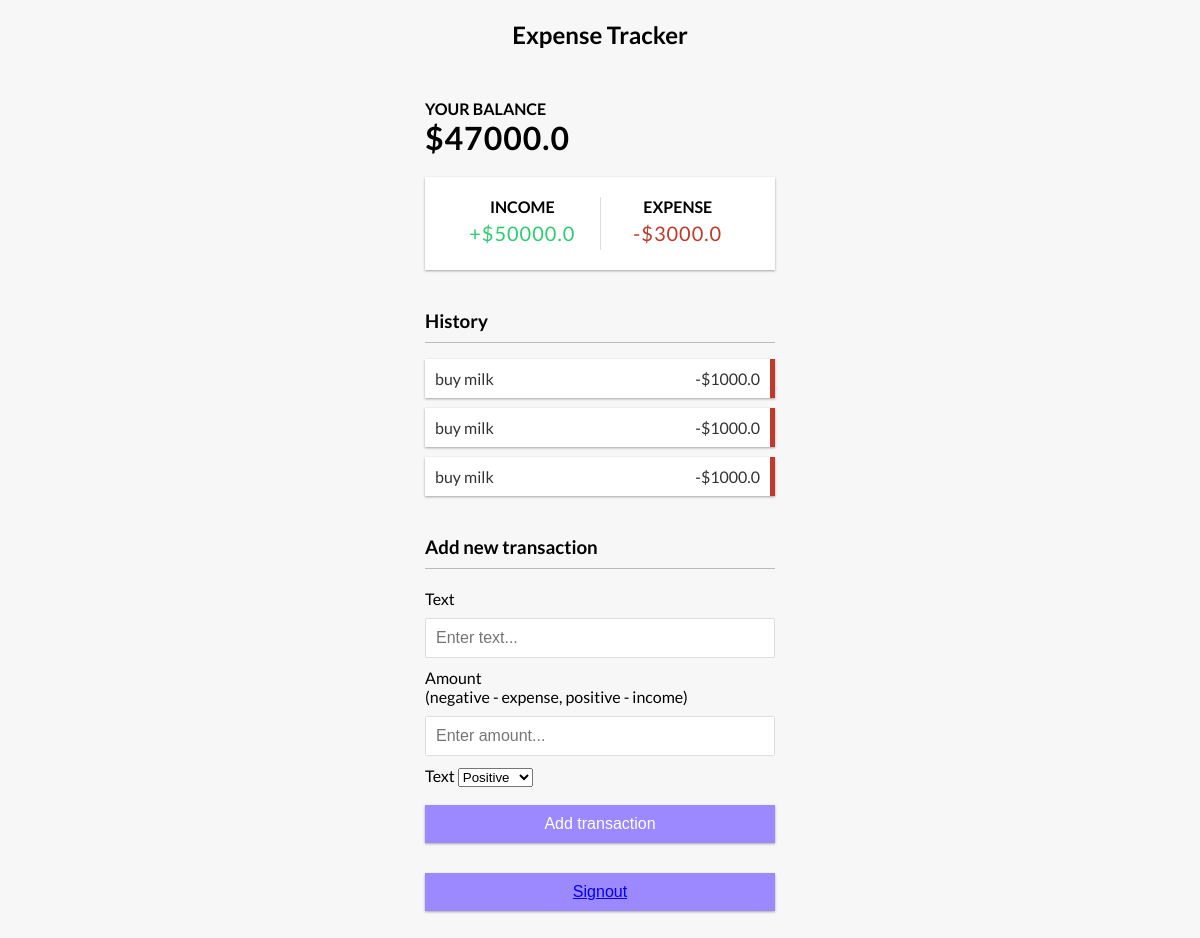
The app's page / (signed in), older data.
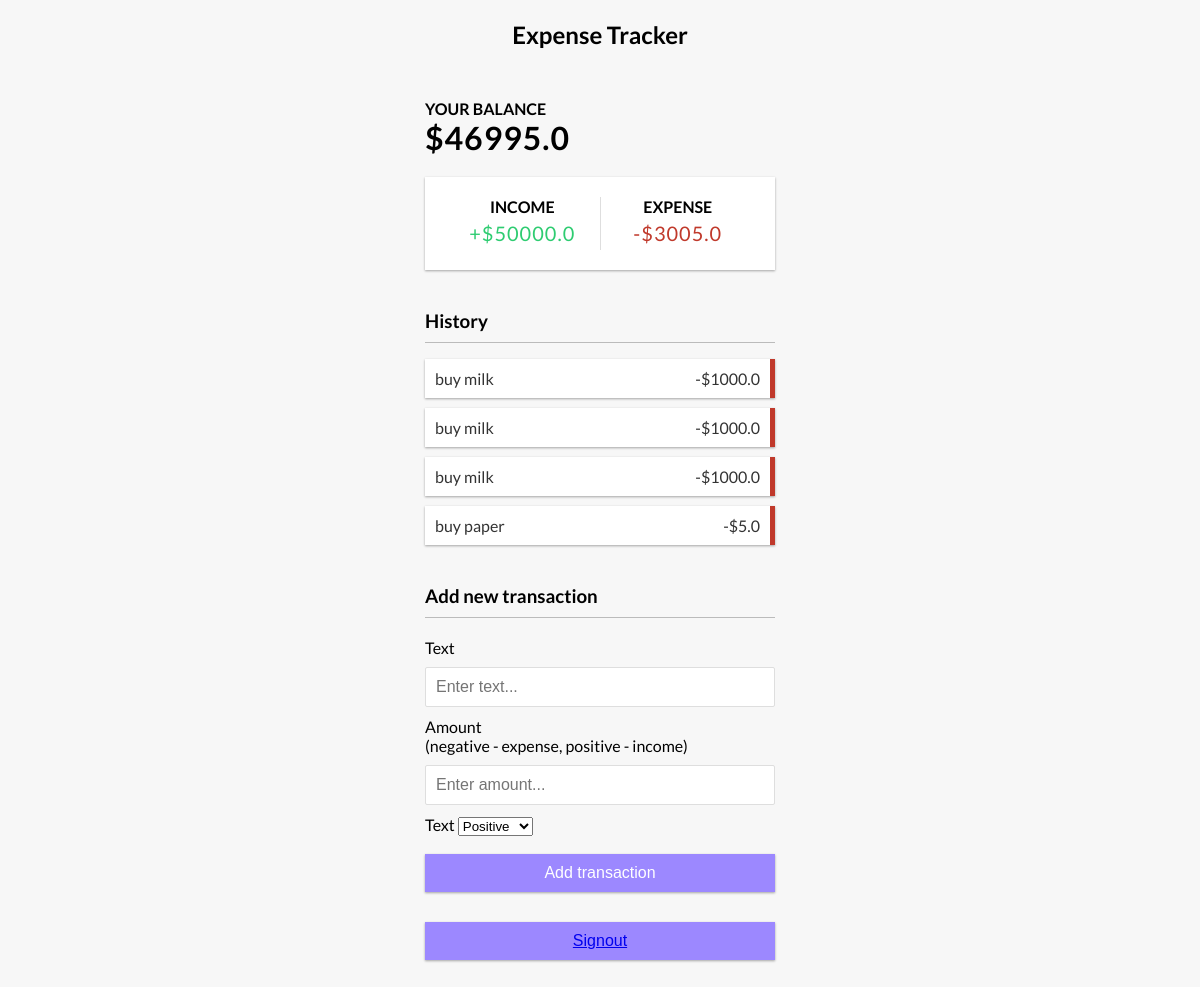
The same page, newer data.
### home/models.py (models this page shows, shortened)
class Profile(models.Model):
    user = models.ForeignKey(User , on_delete=models.CASCADE)
    income = models.FloatField(default=0.0)
    expenses = models.FloatField(default=0.0)
    balance = models.FloatField(default=0)

class Expense(models.Model):
    user = models.ForeignKey(User , on_delete=models.CASCADE)
    name = models.CharField(max_length=100)
    amount = models.FloatField()
    expense_type = models.CharField(max_length=100 , choices=TYPE)

### home/views.py (the view, shortened to what this page needs)
# urls.py: 2. Add a URL to urlpatterns:  path('', views.home, name='home')
def home(request):
    profile = Profile.objects.filter(user = request.user).first()
    expenses = Expense.objects.filter(user = request.user)
    context = {'profile' : profile , 'expenses' : expenses}
    return render(request , 'home.html' , context)

### home/templates/home.html (shortened to what this page needs)
{% extends "base.html" %}
{% block start %}
<h2>Expense Tracker</h2>
<div class="container">
  <h4>Your Balance</h4>
  <h1 id="balance">${{profile.balance}}</h1>
  <div class="inc-exp-container">
    <div>
      <h4>Income</h4>
      <p id="money-plus" class="money plus">+${{profile.income}}</p>
    </div>
    <div>
      <h4>Expense</h4>
      <p id="money-minus" class="money minus">-${{profile.expenses}}</p>
    </div>
  </div>
  <h3>History</h3>
  <ul id="list" class="list">
    {% for expense in expenses%}
    {% if expense.expense_type == 'Positive'%}
    <li class="plus">
      {{expense.name}} <span>+${{expense.amount}}</span>
    </li>
    {% else %}
    <li class="minus">
      {{expense.name}} <span>-${{expense.amount}}</span>
    </li>
    {% endif %}
    {% endfor %}
  </ul>
  <h3>Add new transaction</h3>
  <form id="form" method="POST">
    <div class="form-control">
      <label for="text">Text</label>
      <input type="text" required name="text" id="text" placeholder="Enter text..." />
    </div>
    <div class="form-control">
      <label for="amount"
        >Amount <br />
        (negative - expense, positive - income)</label
      >
      <input type="number" required name="amount" id="amount" placeholder="Enter amount..." />
    </div>
    <div class="form-control">
      <label for="text">Text</label>
      <select name="expense_type" required class="form-control">
        <option value="Positive">Positive</option>
      </select>
    </div>
    <button class="btn" type="submit">Add transaction</button>
  </form>
  <button class="btn btn-lg btn-primary btn-block" type="submit"><a href="/logout">Signout</a></button>
</div>
{% endblock %}

### home/templates/base.html (shortened to what this page needs)
<!DOCTYPE html>
<html lang="en">
  <head>
  </head>
  <body>
    {% block start %}
    {% endblock %}
  </body>
</html>

### home/templates/base.html (style rules this page uses)
:root { --box-shadow: 0 1px 3px rgba(0, 0, 0, 0.12), 0 1px 2px rgba(0, 0, 0, 0.24); }
* { box-sizing: border-box; }
body { background-color: #f7f7f7; display: flex; flex-direction: column; align-items: center; justify-content: center; min-height: 100vh; margin: 0; font-family: 'Lato', sans-serif; }
.container { margin: 30px auto; width: 350px; }
h1 { letter-spacing: 1px; margin: 0; }
h3 { border-bottom: 1px solid #bbb; padding-bottom: 10px; margin: 40px 0 10px; }
h4 { margin: 0; text-transform: uppercase; }
.inc-exp-container { background-color: #fff; box-shadow: var(--box-shadow); padding: 20px; display: flex; justify-content: space-between; margin: 20px 0; }
.inc-exp-container > div { flex: 1; text-align: center; }
.inc-exp-container > div:first-of-type { border-right: 1px solid #dedede; }
.money { font-size: 20px; letter-spacing: 1px; margin: 5px 0; }
.money.plus { color: #2ecc71; }
.money.minus { color: #c0392b; }
label { display: inline-block; margin: 10px 0; }
input[type='text'], input[type='number'] { border: 1px solid #dedede; border-radius: 2px; display: block; font-size: 16px; padding: 10px; width: 100%; }
.btn { cursor: pointer; background-color: #9c88ff; box-shadow: var(--box-shadow); color: #fff; border: 0; display: block; font-size: 16px; margin: 10px 0 30px; padding: 10px; width: 100%; }
.list { list-style-type: none; padding: 0; margin-bottom: 40px; }
.list li { background-color: #fff; box-shadow: var(--box-shadow); color: #333; display: flex; justify-content: space-between; position: relative; padding: 10px; margin: 10px 0; }
.list li.minus { border-right: 5px solid #c0392b; }

Row changes from the older to the newer data that the page shows:
changed Profile: balance "47000.0" → "46995.0"; expenses "3000.0" → "3005.0"
added Expense: name "buy paper", amount "5.0"
